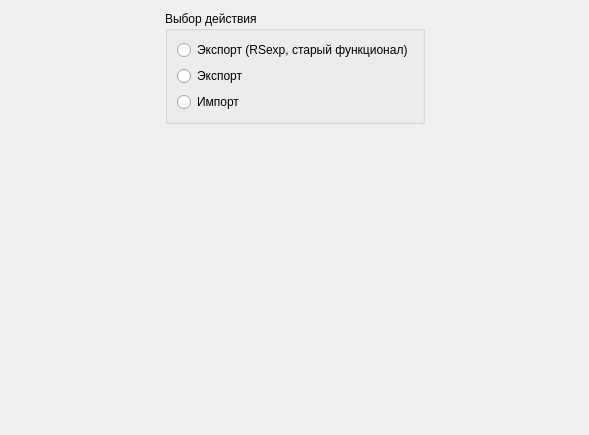
<?xml version="1.0" encoding="UTF-8"?>
<ui version="4.0">
 <class>SelectActionPage</class>
 <widget class="QWizardPage" name="SelectActionPage">
  <property name="geometry">
   <rect>
    <x>0</x>
    <y>0</y>
    <width>589</width>
    <height>435</height>
   </rect>
  </property>
  <property name="windowTitle">
   <string>WizardPage</string>
  </property>
  <layout class="QVBoxLayout" name="verticalLayout_2">
   <item>
    <layout class="QHBoxLayout" name="horizontalLayout">
     <item>
      <spacer name="horizontalSpacer_2">
       <property name="orientation">
        <enum>Qt::Horizontal</enum>
       </property>
       <property name="sizeHint" stdset="0">
        <size>
         <width>40</width>
         <height>20</height>
        </size>
       </property>
      </spacer>
     </item>
     <item>
      <widget class="QGroupBox" name="groupBox">
       <property name="title">
        <string>Выбор действия </string>
       </property>
       <layout class="QVBoxLayout" name="verticalLayout">
        <item>
         <widget class="QRadioButton" name="radioExpOld">
          <property name="text">
           <string>Экспорт (RSexp, старый функционал)</string>
          </property>
         </widget>
        </item>
        <item>
         <widget class="QRadioButton" name="radioExp">
          <property name="text">
           <string>Экспорт</string>
          </property>
         </widget>
        </item>
        <item>
         <widget class="QRadioButton" name="radioImp">
          <property name="text">
           <string>Импорт</string>
          </property>
         </widget>
        </item>
       </layout>
      </widget>
     </item>
     <item>
      <spacer name="horizontalSpacer">
       <property name="orientation">
        <enum>Qt::Horizontal</enum>
       </property>
       <property name="sizeHint" stdset="0">
        <size>
         <width>40</width>
         <height>20</height>
        </size>
       </property>
      </spacer>
     </item>
    </layout>
   </item>
   <item>
    <spacer name="verticalSpacer">
     <property name="orientation">
      <enum>Qt::Vertical</enum>
     </property>
     <property name="sizeHint" stdset="0">
      <size>
       <width>20</width>
       <height>310</height>
      </size>
     </property>
    </spacer>
   </item>
  </layout>
 </widget>
 <resources/>
 <connections/>
</ui>
